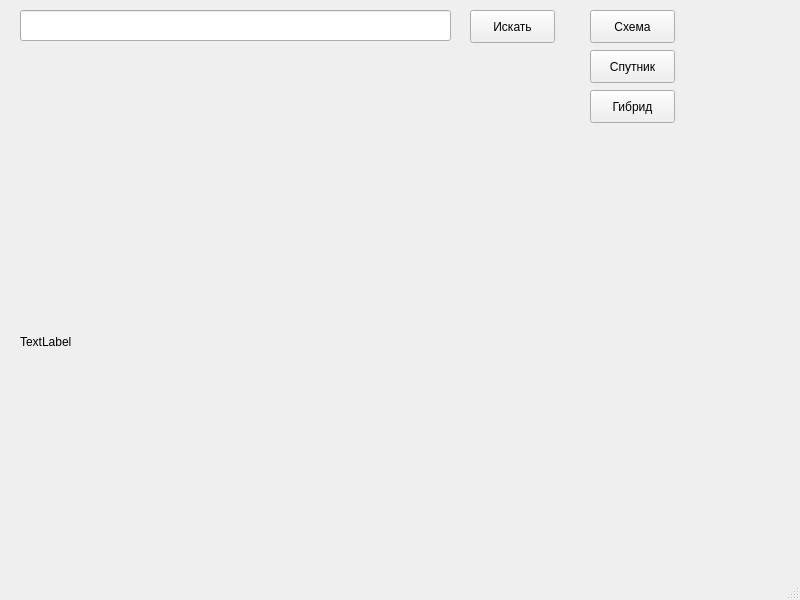
<?xml version="1.0" encoding="UTF-8"?>
<ui version="4.0">
 <class>MainWindow</class>
 <widget class="QMainWindow" name="MainWindow">
  <property name="geometry">
   <rect>
    <x>0</x>
    <y>0</y>
    <width>800</width>
    <height>600</height>
   </rect>
  </property>
  <property name="windowTitle">
   <string>MainWindow</string>
  </property>
  <widget class="QWidget" name="centralwidget">
   <widget class="QLineEdit" name="lineEdit">
    <property name="geometry">
     <rect>
      <x>20</x>
      <y>10</y>
      <width>431</width>
      <height>31</height>
     </rect>
    </property>
   </widget>
   <widget class="QPushButton" name="pushButton">
    <property name="geometry">
     <rect>
      <x>470</x>
      <y>10</y>
      <width>85</width>
      <height>33</height>
     </rect>
    </property>
    <property name="text">
     <string>Искать</string>
    </property>
   </widget>
   <widget class="QPushButton" name="pushButton_2">
    <property name="geometry">
     <rect>
      <x>590</x>
      <y>10</y>
      <width>85</width>
      <height>33</height>
     </rect>
    </property>
    <property name="text">
     <string>Схема</string>
    </property>
   </widget>
   <widget class="QPushButton" name="pushButton_3">
    <property name="geometry">
     <rect>
      <x>590</x>
      <y>50</y>
      <width>85</width>
      <height>33</height>
     </rect>
    </property>
    <property name="text">
     <string>Спутник</string>
    </property>
   </widget>
   <widget class="QPushButton" name="pushButton_4">
    <property name="geometry">
     <rect>
      <x>590</x>
      <y>90</y>
      <width>85</width>
      <height>33</height>
     </rect>
    </property>
    <property name="text">
     <string>Гибрид</string>
    </property>
   </widget>
   <widget class="QLabel" name="label">
    <property name="geometry">
     <rect>
      <x>20</x>
      <y>146</y>
      <width>761</width>
      <height>391</height>
     </rect>
    </property>
    <property name="text">
     <string>TextLabel</string>
    </property>
   </widget>
  </widget>
  <widget class="QMenuBar" name="menubar">
   <property name="geometry">
    <rect>
     <x>0</x>
     <y>0</y>
     <width>800</width>
     <height>29</height>
    </rect>
   </property>
  </widget>
  <widget class="QStatusBar" name="statusbar"/>
 </widget>
 <resources/>
 <connections/>
</ui>
